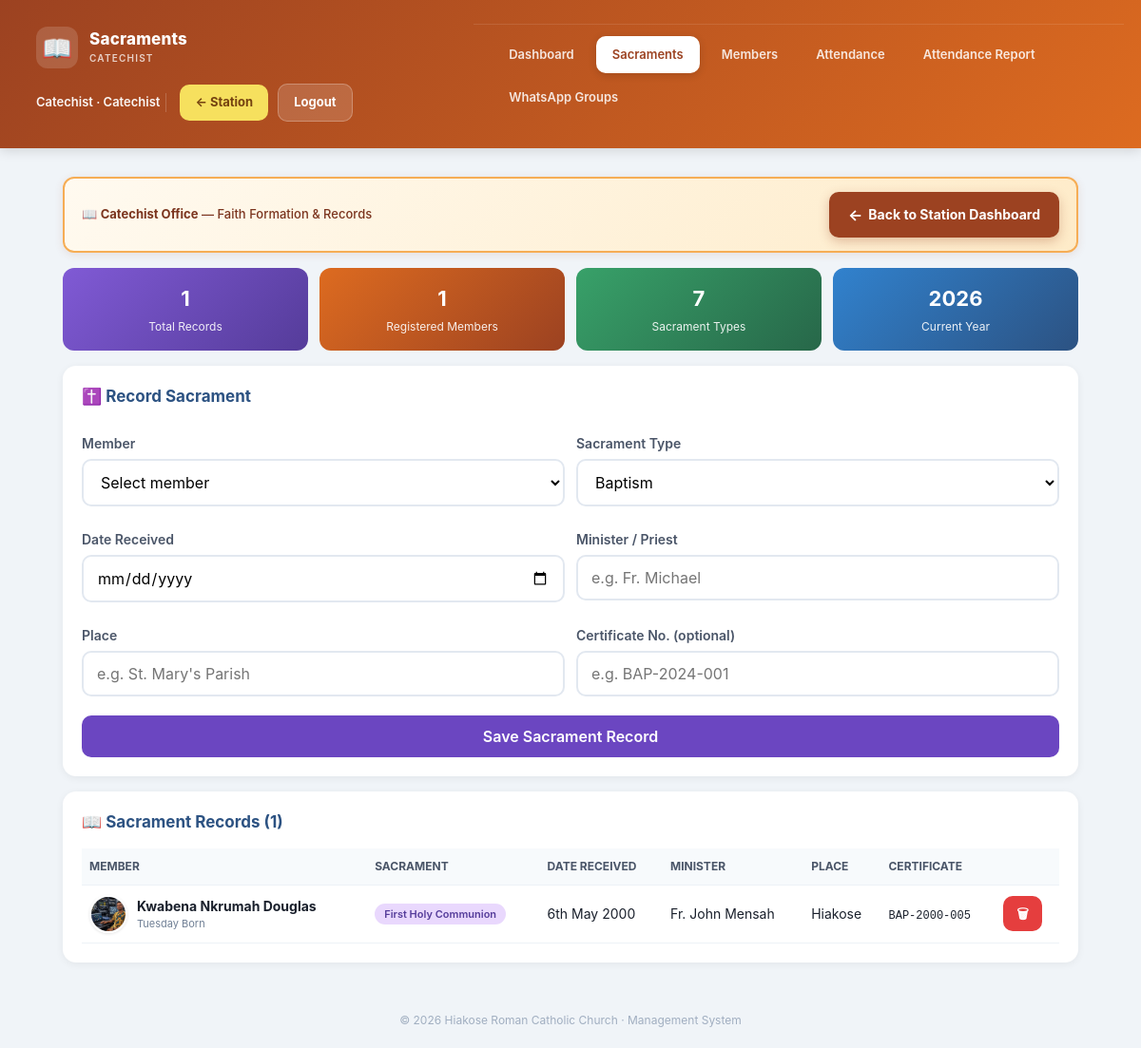
Screenshot of /catechist/sacraments.php (signed in) with the database file from the repository.
### tables this page shows
CREATE TABLE `sacraments` (
  `id` int(11) NOT NULL AUTO_INCREMENT,
  `member_id` int(11) NOT NULL,
  `type` varchar(60) NOT NULL,
  `date_received` date DEFAULT NULL,
  `minister` varchar(120) DEFAULT NULL,
  `place` varchar(150) DEFAULT NULL,
  `certificate_no` varchar(60) DEFAULT NULL,
  `created_at` timestamp NOT NULL DEFAULT current_timestamp(),
  PRIMARY KEY (`id`),
  KEY `member_id` (`member_id`),
  CONSTRAINT `sacraments_ibfk_1` FOREIGN KEY (`member_id`) REFERENCES `members` (`id`) ON DELETE CASCADE
);

CREATE TABLE `members` (
  `id` int(11) NOT NULL AUTO_INCREMENT,
  `full_name` varchar(150) NOT NULL,
  `photo` varchar(255) DEFAULT NULL,
  `gender` enum('Male','Female') DEFAULT NULL,
  `dob` date DEFAULT NULL,
  `birth_year` smallint(6) DEFAULT NULL,
  `approx_age` tinyint(4) DEFAULT NULL,
  `dob_known` enum('full','year','age','unknown') DEFAULT 'full',
  `place_of_birth` varchar(150) DEFAULT NULL,
  `phone` varchar(30) DEFAULT NULL,
  `marital_status` enum('Single','Married','Widowed','Divorced') DEFAULT NULL,
  `baptism` enum('Baptized Catholic','Not Baptized','Other Denomination') DEFAULT NULL,
  `day_born` varchar(15) DEFAULT NULL,
  `created_at` timestamp NOT NULL DEFAULT current_timestamp(),
  PRIMARY KEY (`id`)
);

CREATE TABLE `settings` (
  `id` int(11) NOT NULL DEFAULT 1,
  `church_name` varchar(150) DEFAULT 'Roman Catholic Church',
  `currency` varchar(10) DEFAULT 'GH₵',
  `timezone` varchar(60) DEFAULT 'Africa/Accra',
  `default_currency_code` varchar(10) DEFAULT 'GHS',
  PRIMARY KEY (`id`)
);

### includes/auth.php (called while the page is built, shortened)
<?php
require_once __DIR__ . '/../config/database.php';
function currentUser() { return $_SESSION['user'] ?? null; }

### config/database.php (called while the page is built, shortened)
<?php
$DB_HOST = 'localhost';
$DB_NAME = 'church_db';
$DB_USER = 'root';
$DB_PASS = '';
try {
    $pdo = new PDO(
        "mysql:host=$DB_HOST;dbname=$DB_NAME;charset=utf8mb4",
        $DB_USER,
        $DB_PASS,
        [
            PDO::ATTR_ERRMODE            => PDO::ERRMODE_EXCEPTION,
            PDO::ATTR_DEFAULT_FETCH_MODE => PDO::FETCH_ASSOC,
            PDO::ATTR_EMULATE_PREPARES   => false,
        ]
    );
} catch (PDOException $e) {
    die("Database connection failed: " . $e->getMessage());
}
$settings = $pdo->query("SELECT * FROM settings WHERE id=1")->fetch();
require_once __DIR__ . '/../includes/functions.php';

### catechist/sacraments.php (the view, shortened to what this page needs)
<?php
require_once __DIR__ . '/_layout.php';
$canEdit = in_array(currentUser()['role'], ['admin','catechist','secretary']);
$SACRAMENTS = ['Baptism','First Holy Communion','Confirmation','Holy Matrimony',
               'Holy Orders','Anointing of the Sick','Reconciliation'];
$members = $pdo->query("SELECT id, full_name, photo, day_born
                        FROM members ORDER BY full_name")->fetchAll();
$records = $pdo->query("
    SELECT s.*, m.full_name AS member_name, m.photo AS member_photo,
           m.day_born AS member_day_born
    FROM sacraments s
    LEFT JOIN members m ON m.id = s.member_id
    ORDER BY s.id DESC
")->fetchAll();
?>
<div class="stat-grid">
  <div class="stat" style="background:linear-gradient(135deg,#805ad5,#553c9a);">
    <div class="num"><?= count($records) ?></div>
    <div class="lbl">Total Records</div>
  </div>
  <div class="stat" style="background:linear-gradient(135deg,#dd6b20,#9c4221);">
    <div class="num"><?= count($members) ?></div>
    <div class="lbl">Registered Members</div>
  </div>
  <div class="stat" style="background:linear-gradient(135deg,#38a169,#276749);">
    <div class="num"><?= count($SACRAMENTS) ?></div>
    <div class="lbl">Sacrament Types</div>
  </div>
  <div class="stat" style="background:linear-gradient(135deg,#3182ce,#2c5282);">
    <div class="num"><?= 'date'('Y') ?></div>
    <div class="lbl">Current Year</div>
  </div>
</div>
<?php if ($canEdit): ?>
<div class="card" style="margin-top:16px;">
  <h3>✝️ Record Sacrament</h3>
  <form method="post">
    <div class="grid grid-2">
      <div>
        <label>Member</label>
        <select name="member_id" required>
          <option value="">Select member</option>
        </select>
      </div>
      <div>
        <label>Sacrament Type</label>
        <select name="type" required>
          <?php foreach ($SACRAMENTS as $s): ?>
            <option><?= e($s) ?></option>
          <?php endforeach; ?>
        </select>
      </div>
      <div><label>Date Received</label>
        <input name="date_received" type="date"></div>
      <div><label>Minister / Priest</label>
        <input name="minister" placeholder="e.g. Fr. Michael"></div>
      <div><label>Place</label>
        <input name="place" placeholder="e.g. St. Mary's Parish"></div>
      <div><label>Certificate No. (optional)</label>
        <input name="certificate_no" placeholder="e.g. BAP-2024-001"></div>
    </div>
    <button class="btn-primary" name="save" value="1">Save Sacrament Record</button>
  </form>
</div>
<?php endif; ?>
<div class="card">
  <h3>📖 Sacrament Records (<?= count($records) ?>)</h3>
  <?php if (!$records): ?>
    <div class="empty">No sacrament records yet.</div>
  <?php else: ?>
    <div class="table-wrap"><table>
      <thead>
        <tr>
          <th>Member</th>
          <th>Sacrament</th>
          <th>Date Received</th>
          <th>Minister</th>
          <th>Place</th>
          <th>Certificate</th>
          <?php if ($canEdit): ?><th></th><?php endif; ?>
        </tr>
      </thead>
      <tbody>
        <?php foreach ($records as $r):
          $memberRow = $r['member_name']
              ? ['full_name' => $r['member_name'], 'photo' => $r['member_photo']]
              : null;
        ?>
          <tr>
            <td>
              <?php if ($memberRow): ?>
                <div style="display:flex;align-items:center;gap:10px;">
                  <?= memberAvatar($memberRow, 40) ?>
                  <div>
                    <strong><?= e($memberRow['full_name']) ?></strong>
                    <?php if (!empty($r['member_day_born'])): ?>
                      <div style="font-size:11px;color:#718096;">
                        <?= e($r['member_day_born']) ?> Born
                      </div>
                    <?php endif; ?>
                  </div>
                </div>
              <?php else: ?>
                <span style="color:#a0aec0;">— unknown —</span>
              <?php endif; ?>
            </td>
            <td><span class="badge"><?= e($r['type']) ?></span></td>
            <td>
              <?= !empty($r['date_received'])
                  ? 'date'('jS M Y', 'strtotime'($r['date_received']))
                  : '—' ?>
            </td>
            <td><?= e($r['minister'] ?: '—') ?></td>
            <td><?= e($r['place'] ?: '—') ?></td>
            <td>
              <?php if ($r['certificate_no']): ?>
                <span style="font-family:monospace;font-size:12px;">
                  <?= e($r['certificate_no']) ?>
                </span>
              <?php else: ?>
                <span style="color:#a0aec0;">—</span>
              <?php endif; ?>
            </td>
            <?php if ($canEdit): ?>
              <td>
                <a class="btn-sm btn-danger" data-confirm="Delete this record?"
                   href="?delete=<?= (int)$r['id'] ?>">🗑</a>
              </td>
            <?php endif; ?>
          </tr>
        <?php endforeach; ?>
      </tbody>
    </table></div>
  <?php endif; ?>
</div>
<?php include __DIR__ . '/../includes/footer.php'; ?>

### includes/functions.php (shortened to what this page needs)
<?php
function e($s) { return htmlspecialchars($s ?? '', ENT_QUOTES, 'UTF-8'); }
    ?>
    <?php
function memberPhoto(?array $member): ?string {
    $diskPath = __DIR__ . '/../uploads/members/' . $member['photo'];
    $docRoot = str_replace('\\', '/', realpath($_SERVER['DOCUMENT_ROOT'] ?? ''));
    $real    = str_replace('\\', '/', realpath($diskPath));
    $rel = substr($real, strlen($docRoot));
    return ($rel !== false && $rel !== '') ? $rel : null;
}
function memberAvatar(?array $member, int $size = 44): string {
    $name    = $member['full_name'] ?? '?';
    $initial = strtoupper(substr($name, 0, 1));
    $photo   = memberPhoto($member);
    $style = "width:{$size}px;height:{$size}px;border-radius:50%;flex-shrink:0;";
    if ($photo) {
        return '<img src="' . e($photo) . '" alt="' . e($name) . '" '
             . 'style="' . $style . 'object-fit:cover;border:2px solid #fff;'
             . 'box-shadow:0 1px 3px rgba(0,0,0,0.1);">';
    }
    return '<div class="avatar" style="' . $style
         . 'background:#6b46c1;color:#fff;display:flex;align-items:center;'
         . 'justify-content:center;font-weight:700;font-size:' . ($size * 0.42) . 'px;">'
         . e($initial) . '</div>';
}

### includes/footer.php (shortened to what this page needs)
</main>
<footer>
  © <?= 'date'('Y') ?> <?= e($settings['church_name'] ?? 'Church') ?> · Management System
</footer>
</body>
</html>

### assets/css/style.css (style rules this page uses)
* { box-sizing: border-box; margin: 0; padding: 0; -webkit-tap-highlight-color: transparent; }
body { font-family: -apple-system, BlinkMacSystemFont, "Segoe UI", Roboto, sans-serif; background: #f0f4f8; color: #1a202c; font-size: 16px; line-height: 1.5; }
a { text-decoration: none; }
label { display: block; font-size: 14px; font-weight: 600; color: #4a5568; margin: 12px 0 6px; }
input, select, textarea { width: 100%; padding: 12px 14px; font-size: 16px; border: 2px solid #e2e8f0; border-radius: 10px; background: #fff; outline: none; transition: border .2s; font-family: inherit; }
button, .btn-sm { font-family: inherit; font-size: 16px; font-weight: 600; cursor: pointer; border: none; border-radius: 10px; padding: 12px 18px; transition: transform .1s, opacity .2s; display: inline-block; }
.btn-primary { background: #6b46c1; color: #fff; width: 100%; margin-top: 20px; }
.btn-sm { padding: 8px 14px; font-size: 14px; }
.btn-danger { background: #e53e3e; color: #fff; }
.card { background: #fff; border-radius: 14px; padding: 20px; box-shadow: 0 2px 8px rgba(0,0,0,0.06); margin-bottom: 16px; }
.card h3 { font-size: 17px; color: #2c5282; margin-bottom: 14px; }
.grid { display: grid; gap: 12px; grid-template-columns: 1fr; }
@media (min-width: 600px) { .grid-2 { grid-template-columns: 1fr 1fr; } }
.stat-grid { display: grid; grid-template-columns: repeat(2, 1fr); gap: 12px; }
@media (min-width: 600px) { .stat-grid { grid-template-columns: repeat(4, 1fr); } }
.stat { background: linear-gradient(135deg, #6b46c1, #2c5282); color: #fff; padding: 16px; border-radius: 12px; text-align: center; }
.stat .num { font-size: 22px; font-weight: 700; word-break: break-all; }
.stat .lbl { font-size: 12px; opacity: .9; margin-top: 4px; }
table { width: 100%; border-collapse: collapse; font-size: 14px; }
th, td { padding: 10px 8px; text-align: left; border-bottom: 1px solid #edf2f7; }
th { background: #f7fafc; color: #4a5568; font-size: 12px; text-transform: uppercase; }
.table-wrap { overflow-x: auto; }
.badge { display: inline-block; padding: 3px 10px; border-radius: 999px; font-size: 11px; font-weight: 600; background: #e9d8fd; color: #553c9a; }
footer { text-align: center; padding: 20px; color: #a0aec0; font-size: 12px; }
.badge { background: #e9d8fd; color: #553c9a; }

### rows the page displays
sacraments: member.full_name "Kwabena Nkrumah Douglas", member.day_born "Tuesday", type "First Holy Communion", date_received "6th May 2000", minister "Fr. John Mensah", place "Hiakose", certificate_no "BAP-2000-005"
settings: church_name "Hiakose Roman Catholic Church"

### other values shown
$pageTitle "Sacraments"
$u['name'] "Catechist"
$roleLabel "Catechist"
$label "Dashboard"
$label "Sacraments"
$label "Members"
$label "Attendance"
$label "Attendance Report"
$label "WhatsApp Groups"
count($records) "1"
count($members) "1"
count($SACRAMENTS) "7"
form field type "Baptism"
